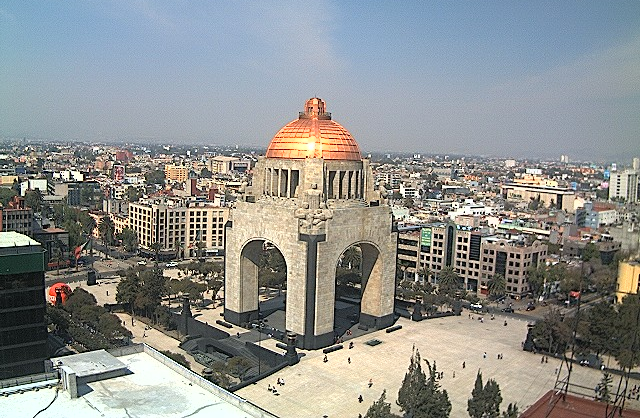
%> input picture data/testImage.png, 640 x 418 px
$ octave --eval "result = derivative5(imread('../../../data/testImage.png'));"   (GNU Octave 9; MATLAB toolbox functions it lacks are replaced by stand-ins)
%> lines starting %> are read from the running program, lines starting %| are printed output that depends on the picture
% DERIVATIVE5 - 5-Tap 1st and 2nd discrete derivatives
%
% This function computes 1st and 2nd derivatives of an image using the 5-tap
% coefficients given by Farid and Simoncelli.  The results are significantly
% more accurate than MATLAB's GRADIENT function on edges that are at angles
% other than vertical or horizontal. This in turn improves gradient orientation
% estimation enormously.  If you are after extreme accuracy try using DERIVATIVE7.
%
% Usage:  [gx, gy, gxx, gyy, gxy] = derivative5(im, derivative specifiers)
%
% Arguments:
%                       im - Image to compute derivatives from.
%    derivative specifiers - A comma separated list of character strings
%                            that can be any of 'x', 'y', 'xx', 'yy' or 'xy'
%                            These can be in any order, the order of the
%                            computed output arguments will match the order
%                            of the derivative specifier strings.
% Returns:
%  Function returns requested derivatives which can be:
%     gx, gy   - 1st derivative in x and y
%     gxx, gyy - 2nd derivative in x and y
%     gxy      - 1st derivative in y of 1st derivative in x
%
%  Examples:
%    Just compute 1st derivatives in x and y
%    [gx, gy] = derivative5(im, 'x', 'y');
%
%    Compute 2nd derivative in x, 1st derivative in y and 2nd derivative in y
%    [gxx, gy, gyy] = derivative5(im, 'xx', 'y', 'yy')
%
% See also: DERIVATIVE7

% Reference: Hany Farid and Eero Simoncelli "Differentiation of Discrete
% Multi-Dimensional Signals" IEEE Trans. Image Processing. 13(4): 496-508 (2004)

% Copyright (c) 2010 Peter Kovesi
% Centre for Exploration Targeting
% The University of Western Australia
% http://www.csse.uwa.edu.au/~pk/research/matlabfns/
%
% Permission is hereby granted, free of charge, to any person obtaining a copy
% of this software and associated documentation files (the "Software"), to deal
% in the Software without restriction, subject to the following conditions:
%
% The above copyright notice and this permission notice shall be included in
% all copies or substantial portions of the Software.
%
% The Software is provided "as is", without warranty of any kind.
%
% April 2010

function varargout = derivative5(im, varargin)

    im = padarray(im, [2, 2], 'symmetric');
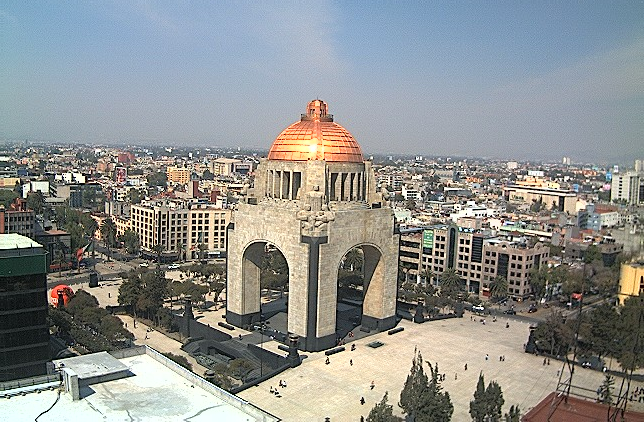
%> im: size 422x644x3 uint8; mean R, G, B 142.2, 144.5, 142.2

    varargin = varargin(:);
%> varargin = {}
    varargout = cell(size(varargin));
%> varargout = {}

    % Check if we are just computing 1st derivatives.  If so use the
    % interpolant and derivative filters optimized for 1st derivatives, else
    % use 2nd derivative filters and interpolant coefficients.
    % Detection is done by seeing if any of the derivative specifier
    % arguments is longer than 1 char, this implies 2nd derivative needed.
    secondDeriv = false;
    for n = 1:length(varargin)
        if length(varargin{n}) > 1
            secondDeriv = true;
            break
        end
    end
%> this loop made 0 passes
%> after the loop, secondDeriv = false

    if ~secondDeriv
        % 5 tap 1st derivative cofficients.  These are optimal if you are just
        % seeking the 1st deriavtives
        p = [0.037659  0.249153  0.426375  0.249153  0.037659];
        d1 =[0.109604  0.276691  0.000000 -0.276691 -0.109604];
    else
        % 5-tap 2nd derivative coefficients. The associated 1st derivative
        % coefficients are not quite as optimal as the ones above but are
        % consistent with the 2nd derivative interpolator p and thus are
        % appropriate to use if you are after both 1st and 2nd derivatives.
        p  = [0.030320  0.249724  0.439911  0.249724  0.030320];
        d1 = [0.104550  0.292315  0.000000 -0.292315 -0.104550];
        d2 = [0.232905  0.002668 -0.471147  0.002668  0.232905];
    end

    % Compute derivatives.  Note that in the 1st call below MATLAB's conv2
    % function performs a 1D convolution down the columns using p then a 1D
    % convolution along the rows using d1. etc etc.
    gx = false;

    for n = 1:length(varargin)
      if strcmpi('x', varargin{n})
          varargout{n} = conv2(p, d1, im, 'valid');
          gx = true;   % Record that gx is available for gxy if needed
          gxn = n;
      elseif strcmpi('y', varargin{n})
          varargout{n} = conv2(d1, p, im, 'valid');
      elseif strcmpi('xx', varargin{n})
          varargout{n} = conv2(p, d2, im, 'valid');
      elseif strcmpi('yy', varargin{n})
          varargout{n} = conv2(d2, p, im, 'valid');
      elseif strcmpi('xy', varargin{n}) | strcmpi('yx', varargin{n})
          if gx
              varargout{n} = conv2(d1, p, varargout{gxn}, 'valid');
          else
              gx = conv2(p, d1, im, 'valid');
              varargout{n} = conv2(d1, p, gx, 'valid');
          end
      else
          error(sprintf('''%s'' is an unrecognized derivative option',varargin{n}));
      end
    end
%> after the loop, gx = false

%> (the run ends here)
